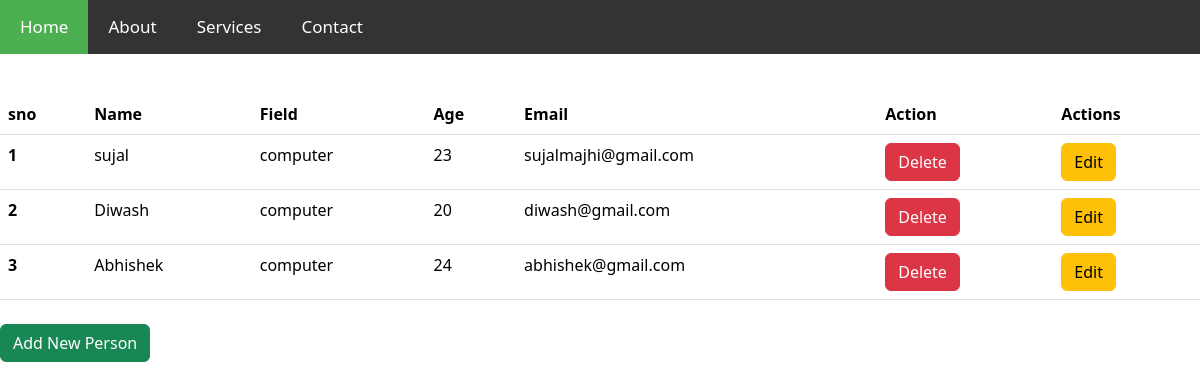
Before: /form/ with the older database file.
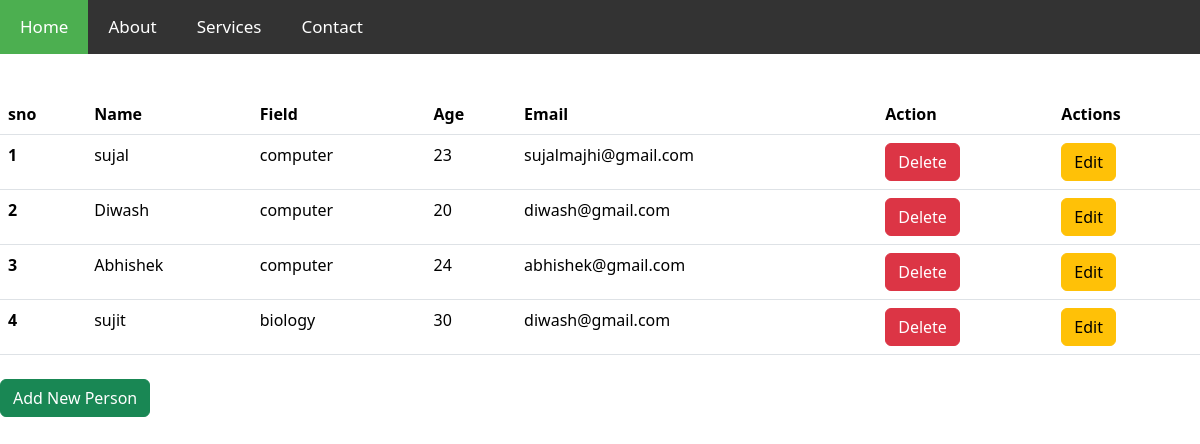
After: the same page with the newer database file.
### student/models.py (models this page shows, shortened)
class Person(models.Model):
    name = models.CharField(max_length=100)
    field = models.CharField(max_length=100)
    age = models.IntegerField()
    email = models.EmailField()

### student/views.py (the view)
# urls.py: path('form/',form_list, name="form_list"),
def form_list(request):
    tasks=Person.objects.all()
    context={"tasks":tasks}
    return render(request,'form_list.html',context)

### templates/form_list.html (shortened to what this page needs)
{% extends "base.html" %}
{% block body %}
<table class="table">
    <thead>
        <tr>
            <th scope="col"s.no>sno</th>
            <th scope="col">Name</th>
            <th scope="col">Field</th>
            <th scope="col">Age</th>
            <th scope="col">Email</th>
            <th scope="col">Action</th>
            <th scope="col">Actions</th>
        </tr>
    </thead>
    <tbody>
        {% for task in tasks %}
        <tr>
            <th scope="row">{{ forloop.counter }}</th>
            <td>{{ task.name}}</td>
            <td>{{ task.field}}</td>
            <td>{{task.age}}</td>
            <td>{{task.email}}</td>
            <td>  <a href="{% url 'delete_form' pk=task.pk %}" class="btn btn-danger">Delete</a></td>
            <td><a href="{% url 'edit_form' pk=task.pk %}" class="btn btn-warning">Edit</a></td>
        </tr>
        {% endfor %}
    </tbody>
</table>
<div class="mt-4">
    <a href="{% url 'add_std' %}" class="btn btn-success">Add New Person</a>
</div>
{% endblock %}

### templates/base.html (shortened to what this page needs)
<!DOCTYPE html>
<html lang="en">
<head>
    <link href="https://cdn.jsdelivr.net/npm/bootstrap@5.3.3/dist/css/bootstrap.min.css" rel="stylesheet">
</head>
</head>
<body>
    <!DOCTYPE html>
<html lang="en">
<head>
</head>
<body>
    <nav>
        <a href="#" class="active">Home</a>
        <a href="#about">About</a>
        <a href="#services">Services</a>
        <a href="#contact">Contact</a>
    </nav>
    <div style="padding:20px;">
    </div>
</body>
</html>
    {% block body %}
    {% endblock %}
</body>
</html>

### templates/base.html (style rules this page uses)
body, margin, padding { margin: 0; padding: 0; box-sizing: border-box; }
nav { background-color: #333; overflow: hidden; }
nav a { float: left; display: block; color: white; text-align: center; padding: 14px 20px; text-decoration: none; font-size: 17px; }
nav a.active { background-color: #4CAF50; color: white; }
nav::after { content: ""; clear: both; display: table; }

Changed rows visible on the page:
added Person: name "sujit", field "biology", age "30", email "diwash@gmail.com"
